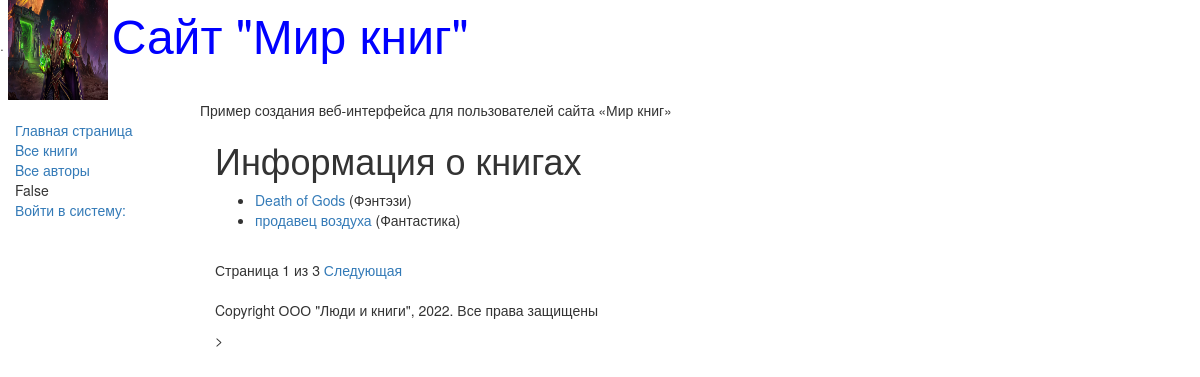
/catalog/books/, run on the app's committed database.
### catalog/models.py (models this page shows, shortened)
class Books(models.Model):
    title = models.CharField(max_length=50, help_text='Введите название книги', verbose_name='Название книги')
    author = models.ManyToManyField('Author',
                                    help_text="Выберите автора книги",
                                    verbose_name="Aвтop книги")
    genre = models.ForeignKey(Genre, on_delete=models.CASCADE, null=True)
    language = models.ForeignKey(Language, on_delete=models.CASCADE, null=True)
    summary = models.TextField(max_length=1000, verbose_name='Аннотация книги', help_text='Введите краткое описание книги')
    isbn = models.CharField(max_length=100, help_text='Введите ISBN книги', verbose_name='ISBN книги')
    class Meta:
        verbose_name = 'Book'
        verbose_name_plural = 'Books'
    def display_authors(self):
        return ', '.join([i.last_name for i in self.author.all()])
    def something(self):
        return 'something str'
    something.short_description = 'Hello, this title new row'
    display_authors.short_description = 'Авторы'
    def get_absolute_url(self):
        return reverse('book-detail', args=[str(self.id)])

class Genre(models.Model):
    name = models.CharField(max_length=200, help_text='Введите жанр книги', verbose_name='Жанр книги')
    class Meta:
        verbose_name = 'Жанр'
        verbose_name_plural = 'Жанры'
        ordering = ['-name']
    def __str__(self):
        return self.name

### catalog/views.py (the view)
class BookListView(generic.ListView):
    model = Books
    paginate_by = 2

### templates/catalog/books_list.html
{% extends 'catalog/base_generic.html' %}
{% block content %}
    <h1>Информация о книгах</h1>
    {% if books_list %}
        <ul>
        {% for book in books_list %}
            <li>
            <a href="{{ book.get_absolute_url }}">
                {{ book.title }} </a>
            ({{ book.genre }})
            </li>
        {% endfor %}
        </ul>
    {% else %}
        <p>В базе данных нет книг</p>
    {% endif %}
{% endblock %}

### data on the page
Books: title "Death of Gods", genre "Фэнтэзи"
Books: title "продавец воздуха", genre "Фантастика"

### other printed values
{{ user.is_authenticated }} "False"
{{ page_obj.number }} "1"
{{ page_obj.paginator.num_pages }} "3"
